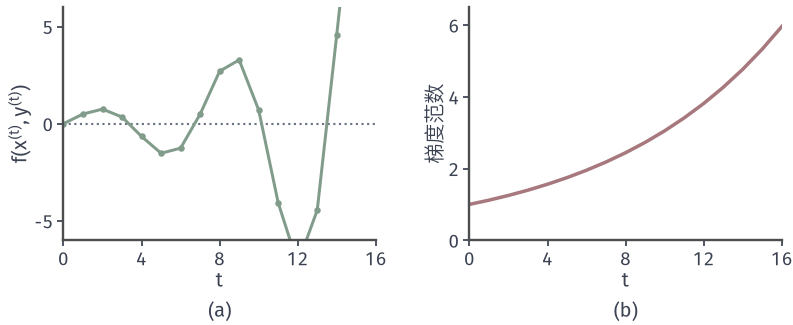

This chart was generated by the following Python code:
from pathlib import Path
import sys
for _p in Path(__file__).resolve().parents:
    if (_p/"minimax-common").is_dir(): sys.path.insert(0, str(_p/"minimax-common")); break
from mm_fig import *
HERE = Path(__file__).resolve().parent
# Monitoring simultaneous GDA on f=xy: the objective value oscillates, the distance grows.
fig, axes = figure(width_mm=112, height_mm=46, ncols=2)
panels(fig, .08, .985, .975, .26, .3)
a = .5; T = 16; S = gda(A, a, T, (1, 0)); t = np.arange(T+1)
ax = axes[0]; setup(ax, (0, T), (-6, 6), (0, 4, 8, 12, 16), (-5, 0, 5), xl='$t$', yl='$f(x^{(t)},y^{(t)})$')
ax.axhline(0, color=MUTED, lw=.85, ls=':'); ax.plot(t, S[:, 0]*S[:, 1], '-o', color=GREEN, lw=1.2, ms=2.6, mew=0)
ax = axes[1]; setup(ax, (0, T), (0, 6.5), (0, 4, 8, 12, 16), (0, 2, 4, 6), xl='$t$', yl=r'梯度范数')
ax.plot(t, np.linalg.norm(S, axis=1), color=RED, lw=1.4)
tags(fig, axes)
save(fig, HERE, 'figure', {'f': 'xy', 'alpha': a, 'z0': [1, 0]})
print(S[:6], (S[:6, 0]*S[:6, 1]))
